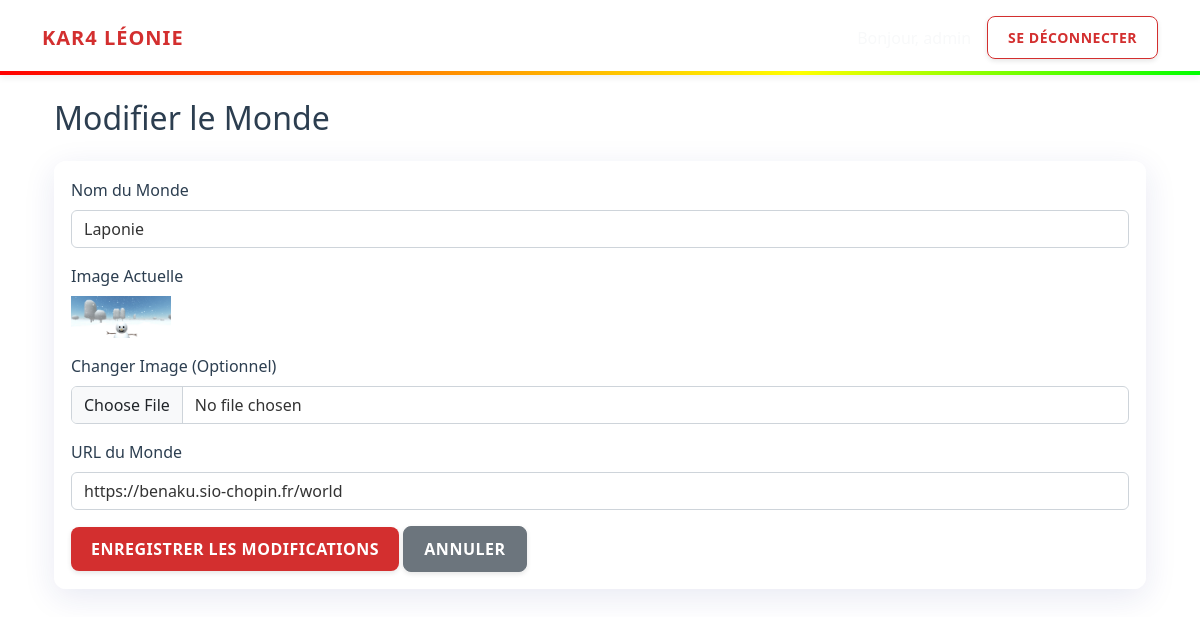
The page /index.php?page=admin&action=editWorld&id=1 (signed in) on the database its author committed.
### tables this page shows
CREATE TABLE `world` (
  `idWorld` int(11) NOT NULL,
  `nameWorld` varchar(50) NOT NULL,
  `imgWorld` varchar(255) DEFAULT NULL,
  `urlWorld` varchar(255) DEFAULT NULL
);

### config/db.php (called while the page is built, shortened)
<?php
class Database {
    private $host = "localhost";
    private $db_name = "leonie";
    private $username = "root";
    private $password = "";
    public function getConnection() {
        $this->conn = null;
        try {
            $this->conn = new PDO("mysql:host=" . $this->host . ";dbname=" . $this->db_name, $this->username, $this->password);
            $this->conn->exec("set names utf8");
        } catch(PDOException $exception) {
            echo "Connection error: " . $exception->getMessage();
        }
        return $this->conn;
    }
}

### models/World.php (called while the page is built, shortened)
<?php
class World
{
    private $db;
    public function __construct()
    {
        $this->db = (new Database())->getConnection();
    }
    public function getById($id)
    {
        $sql = "SELECT * FROM world WHERE idWorld = :id";
        $stmt = $this->db->prepare($sql);
        $stmt->bindParam(':id', $id);
        $stmt->execute();
        return $stmt->fetch(PDO::FETCH_ASSOC);
    }
}

### views/admin/edit_world.php (the view, shortened to what this page needs)
<?php include 'views/layouts/header.php'; ?>
<div class="container">
    <h2 class="mb-4">Modifier le Monde</h2>
    <div class="card">
        <div class="card-body">
            <form action="index.php?page=admin&action=updateWorld" method="POST" enctype="multipart/form-data">
                <div class="mb-3">
                    <label for="name" class="form-label">Nom du Monde</label>
                    <input type="text" class="form-control" id="name" name="name"
                        value="<?= htmlspecialchars($world['nameWorld']) ?>" required>
                </div>
                <div class="mb-3">
                    <label class="form-label">Image Actuelle</label>
                    <br>
                    <img src="<?= $world['imgWorld'] ?>" alt="World" width="100">
                </div>
                <div class="mb-3">
                    <label for="image" class="form-label">Changer Image (Optionnel)</label>
                    <input type="file" class="form-control" id="image" name="image" accept="image/*">
                </div>
                <div class="mb-3">
                    <label for="url" class="form-label">URL du Monde</label>
                    <input type="text" class="form-control" id="url" name="url"
                        value="<?= htmlspecialchars($world['urlWorld'] ?? '') ?>">
                </div>
                <button type="submit" class="btn btn-primary">Enregistrer les modifications</button>
                <a href="index.php?page=admin&action=dashboard" class="btn btn-secondary">Annuler</a>
            </form>
        </div>
    </div>
</div>
<?php include 'views/layouts/footer.php'; ?>

### views/layouts/header.php (style rules this page uses)
:root { --christmas-red: #d32f2f; --pine-green: #388e3c; --snow-white: #ffffff; --gold: #fbc02d; --dark-text: #2c3e50; }
body { background: url('https://images.unsplash.com/photo-1491002052546-bf38f186af56?q=80&w=2608&auto=format&fit=crop') no-repeat center center fixed; background-size: cover; min-height: 100vh; font-family: 'Segoe UI', sans-serif; color: var(--dark-text); }
body::before { content: ''; position: fixed; top: 0; left: 0; right: 0; bottom: 0; background: rgba(255, 255, 255, 0.4); z-index: -1; }
.card { border: 1px solid rgba(255, 255, 255, 0.6); border-radius: 12px; box-shadow: 0 8px 32px rgba(31, 38, 135, 0.1); background: rgba(255, 255, 255, 0.85); backdrop-filter: blur(8px); color: var(--dark-text); }
.form-control { background-color: rgba(255, 255, 255, 0.9); border: 1px solid #ced4da; color: #333; }
.btn { border-radius: 8px; text-transform: uppercase; font-weight: 600; letter-spacing: 0.5px; padding: 10px 20px; box-shadow: 0 2px 5px rgba(0,0,0,0.1); transition: all 0.2s; }
.btn-primary { background-color: var(--christmas-red); border: none; }

### rows shown on the page
world: name "Laponie", imgWorld (picture), url "https://benaku.sio-chopin.fr/world"
